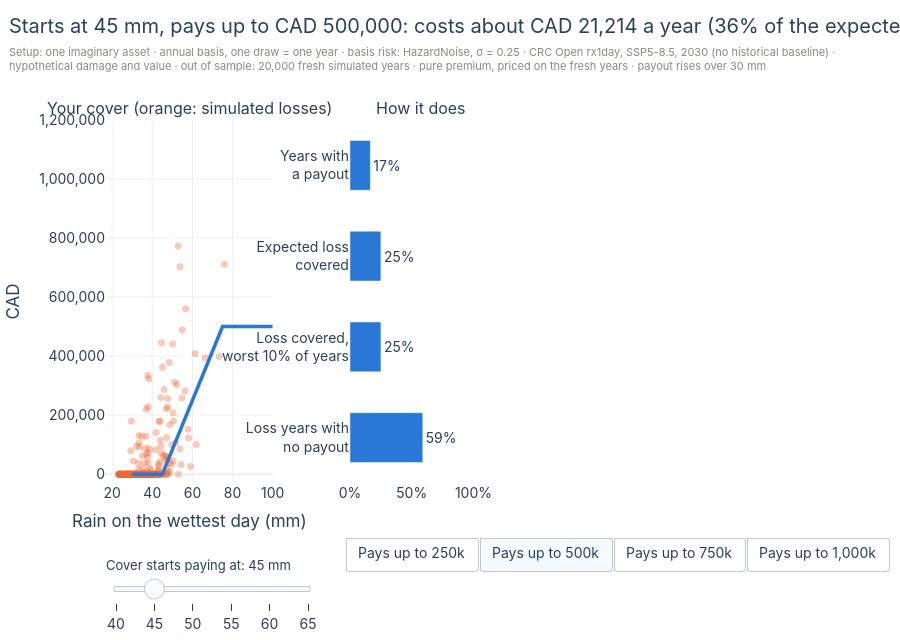

Write notebook code for a chart like this one.
### Markdown cell above
> 💡 **Key idea: the premium is a statement about the curve.** The pure premium is
> `E[payout]`: the payout function averaged over the rain curve, so it moves as the
> hazard moves. The loaded premium here is
> `P = (1 − rate) · E[payout] + rate · CVaR_q(payout)`, the module's
> `CostOfCapitalLoad(rate, q)`. A warmer or wetter curve changes the price without
> anyone touching the contract.

## 5. Which rain?

Everything here pays on CRC Open's rain for the brewery's hexagon; a real contract
might pay on a weather station or a coarse grid cell instead, and that choice is
part of the design. A showcase on it, following this cover through Toronto's real
record of wettest days, the July 2013 storm included, is coming.

## 6. Build your own

Your turn. Pick where the cover starts paying with the slider, and the most it
pays with the buttons. Each combination was computed in advance with the module
on the same fresh years, so the controls work without a running kernel.

### Code cell
ATTACHMENTS = (40.0, 45.0, 50.0, 55.0, 60.0, 65.0)
MAXIMA = (250_000.0, 500_000.0, 750_000.0, 1_000_000.0)
GAP = 30.0  # the payout reaches its maximum 30 mm after it starts

covers = {(attachment, maximum): Cover(index, LinearPayout(attachment, attachment + GAP, maximum), payout_unit="CAD",
                                       label=f"{attachment:.0f} mm, up to {maximum:,.0f}")
          for maximum in MAXIMA for attachment in ATTACHMENTS}
results = compare(list(covers.values()), fresh_years, split="out_of_sample",
                  design_sample=design_years).to_pandas().set_index("cover_label")

METRICS = {"Years with<br>a payout": "payout_frequency", "Expected loss<br>covered": "coverage_ratio",
           "Loss covered,<br>worst 10% of years": "tail_coverage_b0_9", "Loss years with<br>no payout": "false_negative_rate_l0"}
fig = make_subplots(rows=1, cols=2, column_widths=[0.54, 0.46], horizontal_spacing=0.2,
                    subplot_titles=("Your cover (orange: simulated losses)", "How it does"))
fig.add_trace(go.Scatter(x=rain_years[:300], y=loss_years[:300], mode="markers", name="Simulated years: the loss",
                         marker=dict(size=7, color=ORANGE, opacity=0.35), hoverinfo="skip"), row=1, col=1)
first_trace = {}
plot_rain = np.linspace(30.0, 100.0, 141)
for key, cover in covers.items():
    values = results.loc[cover.label, list(METRICS.values())].astype(float).to_list()
    first_trace[key] = len(fig.data)
    fig.add_trace(go.Scatter(x=plot_rain, y=cover.payout_values(plot_rain), mode="lines", line=dict(color=BLUE, width=3.5),
                             visible=False, hovertemplate="%{x:.0f} mm: pays CAD %{y:,.0f}<extra></extra>"), row=1, col=1)
    fig.add_trace(go.Bar(x=values, y=list(METRICS), orientation="h", marker_color=BLUE, visible=False, width=0.55,
                         text=[f"{value:.0%}" for value in values], textposition="outside", cliponaxis=False,
                         hovertemplate="%{y}: %{x:.1%}<extra></extra>"), row=1, col=2)


def visible(attachment, maximum):
    first = first_trace[attachment, maximum]
    return [True] + [first <= trace <= first + 1 for trace in range(1, len(fig.data))]


def cover_title(attachment, maximum):
    row = results.loc[covers[attachment, maximum].label]
    return (f"Starts at {attachment:.0f} mm, pays up to {cad(maximum)}: "
            f"costs about {cad(row['premium'])} a year ({row['premium'] / row['expected_loss']:.0%} of the expected loss)")


def slider(maximum):
    return dict(active=1, currentvalue=dict(prefix="Cover starts paying at: ", suffix=" mm", font=dict(size=13)), pad=dict(t=70), len=0.55,
                steps=[dict(method="update", label=f"{attachment:.0f}",
                            args=[{"visible": visible(attachment, maximum)}, {"title.text": cover_title(attachment, maximum)}])
                       for attachment in ATTACHMENTS])


START = (ATTACHMENTS[1], MAXIMA[1])
for trace, shown in enumerate(visible(*START)):
    fig.data[trace].visible = shown
buttons = [dict(method="update", label=f"Pays up to {maximum / 1000:,.0f}k",
                args=[{"visible": visible(START[0], maximum)}, {"sliders": [slider(maximum)], "title.text": cover_title(START[0], maximum)}])
           for maximum in MAXIMA]
layout(fig, cover_title(*START),
       SETUP + f" · pure premium, priced on the fresh years · payout rises over {GAP:.0f} mm",
       height=640, bottom=140, showlegend=False, sliders=[slider(START[1])],
       updatemenus=[dict(type="buttons", direction="right", x=0.62, y=-0.15, xanchor="left", yanchor="top", showactive=True, active=1, buttons=buttons)])
fig.update_xaxes(title_text="Rain on the wettest day (mm)", row=1, col=1)
fig.update_yaxes(title_text="CAD", tickformat=",.0f", range=[-30_000, 1_200_000], row=1, col=1)
fig.update_xaxes(tickformat=".0%", range=[0, 1.15], row=1, col=2)
fig.update_yaxes(autorange="reversed", row=1, col=2)
fig.show()
